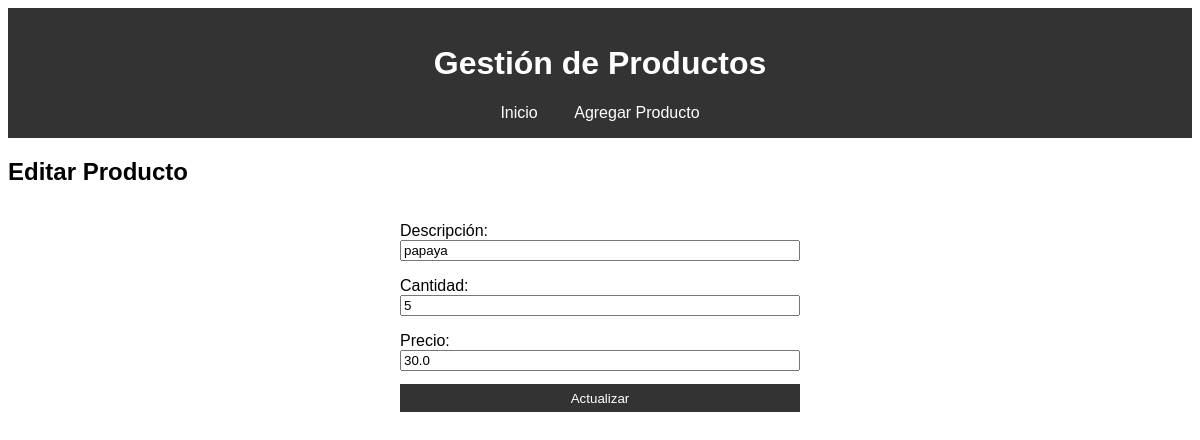
The page /editar/4 on the database its author committed.
### tables this page shows
CREATE TABLE producto (
                id INTEGER PRIMARY KEY AUTOINCREMENT,
                descripcion TEXT NOT NULL,
                cantidad INTEGER NOT NULL,
                precio REAL NOT NULL
            );

### app.py (the view, shortened to what this page needs)
@app.route('/editar/<int:id>', methods=['GET', 'POST'])
def editar(id):
    with sqlite3.connect('almacen.db') as conn:
        cursor = conn.cursor()
        cursor.execute("SELECT * FROM producto WHERE id=?", (id,))
        producto = cursor.fetchone()
    return render_template('editar.html', producto=producto)

### templates/editar.html
{% extends "layout.html" %}
{% block content %}
<h2>Editar Producto</h2>
<form method="post">
    <label>Descripción:</label>
    <input type="text" name="descripcion" value="{{ producto[1] }}" required>
    <label>Cantidad:</label>
    <input type="number" name="cantidad" value="{{ producto[2] }}" required>
    <label>Precio:</label>
    <input type="number" step="0.01" name="precio" value="{{ producto[3] }}" required>
    <button type="submit">Actualizar</button>
</form>
{% endblock %}

### static/styles.css (style rules this page uses)
body { font-family: Arial, sans-serif; }
form { display: flex; flex-direction: column; max-width: 400px; margin: auto; }
label { margin-top: 1em; }
button { margin-top: 1em; padding: 0.5em; background-color: #333; color: #fff; border: none; cursor: pointer; }

### rows shown on the page
producto: descripcion "papaya", cantidad "5", precio "30.0"
